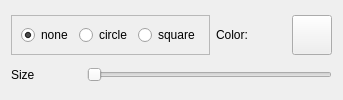
         <widget class="QWidget" name="vertex">
          <attribute name="title">
           <string>vertex</string>
          </attribute>
          <layout class="QGridLayout" name="gridLayout">
           <item row="1" column="2">
            <widget class="QLabel" name="labelTextPointsColor">
             <property name="minimumSize">
              <size>
               <width>70</width>
               <height>20</height>
              </size>
             </property>
             <property name="maximumSize">
              <size>
               <width>70</width>
               <height>20</height>
              </size>
             </property>
             <property name="styleSheet">
              <string notr="true"/>
             </property>
             <property name="text">
              <string>Color:</string>
             </property>
            </widget>
           </item>
           <item row="2" column="0">
            <widget class="QLabel" name="labelTextSizePoints">
             <property name="minimumSize">
              <size>
               <width>70</width>
               <height>20</height>
              </size>
             </property>
             <property name="maximumSize">
              <size>
               <width>70</width>
               <height>20</height>
              </size>
             </property>
             <property name="styleSheet">
              <string notr="true"/>
             </property>
             <property name="text">
              <string>Size</string>
             </property>
            </widget>
           </item>
           <item row="1" column="3">
            <widget class="QPushButton" name="pushButtonColorPoints">
             <property name="minimumSize">
              <size>
               <width>40</width>
               <height>40</height>
              </size>
             </property>
             <property name="maximumSize">
              <size>
               <width>40</width>
               <height>40</height>
              </size>
             </property>
             <property name="text">
              <string/>
             </property>
            </widget>
           </item>
           <item row="1" column="0" colspan="2">
            <widget class="QFrame" name="framePoints">
             <property name="frameShape">
              <enum>QFrame::StyledPanel</enum>
             </property>
             <property name="frameShadow">
              <enum>QFrame::Raised</enum>
             </property>
             <layout class="QGridLayout" name="gridLayout_2">
              <item row="0" column="0">
               <widget class="QRadioButton" name="radioButtonNone">
                <property name="text">
                 <string>none</string>
                </property>
                <property name="checked">
                 <bool>true</bool>
                </property>
               </widget>
              </item>
              <item row="0" column="1">
               <widget class="QRadioButton" name="radioButtonCircle">
                <property name="text">
                 <string>circle</string>
                </property>
               </widget>
              </item>
              <item row="0" column="2">
               <widget class="QRadioButton" name="radioButtonSquare">
                <property name="text">
                 <string>square</string>
                </property>
               </widget>
              </item>
             </layout>
            </widget>
           </item>
           <item row="2" column="1" colspan="3">
            <widget class="QSlider" name="SliderSizePoint">
             <property name="minimum">
              <number>1</number>
             </property>
             <property name="maximum">
              <number>64</number>
             </property>
             <property name="pageStep">
              <number>1</number>
             </property>
             <property name="orientation">
              <enum>Qt::Horizontal</enum>
             </property>
            </widget>
           </item>
          </layout>
         </widget>
